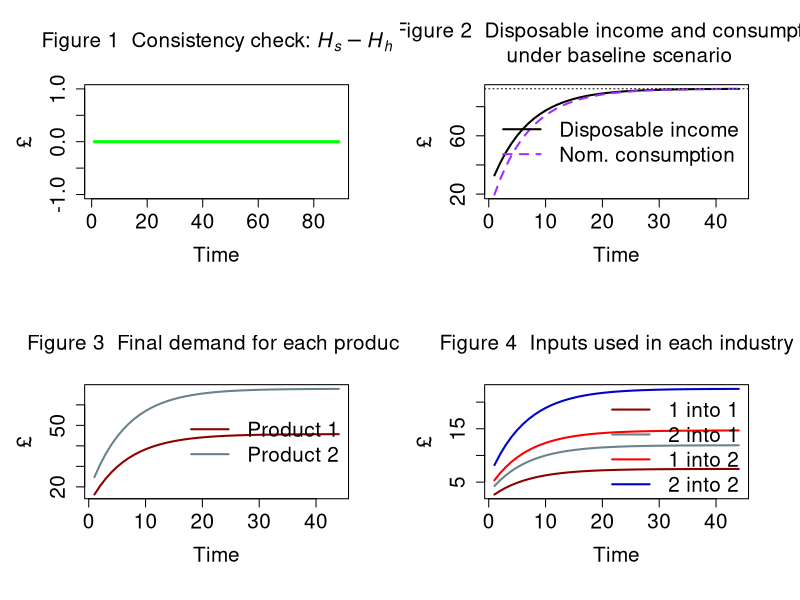

Reproduce this figure in R.
# IO-SFC MODEL (BASED ON MODEL PC)

# Created by Marco Veronese Passarella

# Version: 7 June 2024; revised: 7 August 2025

### PREPARE THE ENVIRONMENT ################################################################################

#Clear Environment
rm(list=ls(all=TRUE))

#Clear Plots
if(!is.null(dev.list())) dev.off()

#Clear Console
cat("\014")

#Set directory/folder
#setwd("C:/Users/...")

#set number of periods
nPeriods = 90

#Set number of scenarios
nScenarios = 1 

#Set number of industries ***
nIndustries = 2

### SET THE COEFFICIENTS (EXOGENOUS VARIABLES AND PARAMETERS) ################################################################################

alpha10 = 0.8 #Autonomous component of propensity to consume out of income
alpha11 = 8 #Interest rate elasticity of propensity to consume out of income (minus sign)
alpha2=0.4 #Propensity to consume out of wealth
w = 0.4 #Uniform wage rate
mu = 0.875 #Uniform mark-up
pr1 = 1 #Labour productivity in industry 1
pr2 = 1 #Labour productivity in industry 2
lambda0 = 0.635 #Autonomous share of bills
lambda1 = 5 #Elasticity of bills demand to interest rate
lambda2 = 0.01 #Elasticity of bills demand to yd/v
theta=0.2 #Tax rate on income
r_bar=matrix(data=0.025,nrow=nScenarios,ncol=nPeriods) #Interest rate as policy instrument
beta1_c_bar=0.50 #Household consumption share of product 1
beta2_c_bar=0.50 #Household consumption share of product 2
beta1_g_bar=0.48 #Government consumption share of product 1
beta2_g_bar=0.52 #Government consumption share of product 2
a11 = 0.11 #Quantity of product 1 necessary to produce one unit of product 1
a12 = 0.12 #Quantity of product 1 necessary to produce one unit of product 2
a21 = 0.21 #Quantity of product 2 necessary to produce one unit of product 1
a22 = 0.22 #Quantity of product 2 necessary to produce one unit of product 2

#Tip: try 0.12, 0.12, 0.20, 0.20 for unit prices

### CREATE VARIABLES AND ATTRIBUTE INITIAL VALUES ################################################################################

#Use 'array' function to create 3-dimension variables
x=array(data=0,dim=c(nScenarios,nPeriods,nIndustries)) #Gross output by industry (real)
d=array(data=0,dim=c(nScenarios,nPeriods,nIndustries)) #Demand by industry (real)
beta_c=array(data=0,dim=c(nScenarios,nPeriods,nIndustries)) #Real consumption composition
beta_g=array(data=0,dim=c(nScenarios,nPeriods,nIndustries)) #Real government expenditure composition
p=array(data=1,dim=c(nScenarios,nPeriods,nIndustries)) #Unit prices

#Create matrix of coefficients
A=matrix(data=0,nrow=nIndustries,ncol=nIndustries) #2D matrix of technical coefficients
I = diag(x=1, nrow=nIndustries, ncol=nIndustries) #2D diagonal matrix
A4=array(data=0,dim=c(nScenarios,nPeriods,nIndustries,nIndustries)) #4D matrix of technical coefficients

#Other 2-dimension variables
alpha1=matrix(data=alpha10-alpha11*r_bar,nrow=nScenarios,ncol=nPeriods) #Propensity to consume out of income
b_cb=matrix(data=0,nrow=nScenarios,ncol=nPeriods) #Government bills held by Central Bank
b_h=matrix(data=0,nrow=nScenarios,ncol=nPeriods) #Government bills held by households
b_s=matrix(data=0,nrow=nScenarios,ncol=nPeriods) #Government bills supplied by government
h_h=matrix(data=0,nrow=nScenarios,ncol=nPeriods) #Cash money held by households
h_s=matrix(data=0,nrow=nScenarios,ncol=nPeriods) #Cash money supplied by central bank
r=matrix(data=r_bar,nrow=nScenarios,ncol=nPeriods) #Interest rate on government bills
t=matrix(data=0,nrow=nScenarios,ncol=nPeriods) #Taxes
v=matrix(data=0,nrow=nScenarios,ncol=nPeriods) #Households wealth
yd=matrix(data=0,nrow=nScenarios,ncol=nPeriods) #Disposable income of households
cons=matrix(data=0,nrow=nScenarios,ncol=nPeriods) #Consumption (real)
g=matrix(data=20,nrow=nScenarios,ncol=nPeriods) #Government expenditure (real)
y=matrix(data=0,nrow=nScenarios,ncol=nPeriods) #Value of net output (GDP)
p_c=matrix(data=1,nrow=nScenarios,ncol=nPeriods) #Average price for the consumers
p_g=matrix(data=1,nrow=nScenarios,ncol=nPeriods) #Average price for the government
infl=matrix(data=1,nrow=nScenarios,ncol=nPeriods) #Inflation tax (see Godley and Lavoie, 9.2.4 and 9.3.1)

### RUN THE MODEL ################################################################################

#DEFINE THE LOOPS

#Choose scenario
for (j in 1:nScenarios){
  
  #Define time loop
  for (i in 2:nPeriods){
    
    #Define iterations
    for (iterations in 1:100){

      
      #DEFINE THE SYSTEM OF EQUATIONS        

      
      ## A) Define the matrix of technical coefficients ####
      
      #4D matrix of technical coefficients
      A4[j,i,,]=c(a11,a12,a21,a22)                   
      
      #2D matrix of technical coefficients
      A = A4[j,i,,]          
      
      
      ## B) Define consumption shares ####
      
      #Household real consumption share of product 1 - eq. 13.1
      beta_c[j,i,1]=beta1_c_bar
      
      #Household real consumption share of product 2 - eq. 13.2
      beta_c[j,i,2]=beta2_c_bar
      
      #Government real consumption share of product 1 - eq. 14.1
      beta_g[j,i,1]=beta1_g_bar
      
      #Government real consumption share of product 2 - eq. 14.2
      beta_g[j,i,2]=beta2_g_bar
      
      
      ## C) Define input-output structure ####
      
      #Real final demand vector by industry - eq. 15
      d[j,i,] = beta_c[j,i,]*cons[j,i] + beta_g[j,i,]*g[j,i]
      
      #Real gross output by industry  - eq. 16
      x[j,i,] = solve(I-A) %*% d[j,i,]
      
      #Value of net output (GDP)  - eq. 1.A
      y[j,i] = t(p[j,i,]) %*% d[j,i,]
            
      
      ## D) Set prices ####
      
      #Set unit price of output of industry 1 - eq. 17.1
      p[j,i,1] = (w/pr1) + (p[j,i,1]*A[1] + p[j,i,2]*A[2])*(1 + mu) 
      
      #Set unit price of output of industry 2 - eq. 17.2  
      p[j,i,2] = (w/pr2) + (p[j,i,1]*A[3] + p[j,i,2]*A[4])*(1 + mu) 
      
      #Average price for the consumers - eq. 18
      p_c[j,i] = t(p[j,i,]) %*% beta_c[j,i,]
      
      #Average price for the government - eq. 19
      p_g[j,i] = t(p[j,i,]) %*% beta_g[j,i,]
      
      
      ## E) Households' behaviour ####
      
      #Disposable income - eq. 2
      yd[j,i] = y[j,i] - t[j,i] + r[j,i-1]*b_h[j,i-1]
      
      #Wealth accumulation - eq. 4 
      v[j,i] = v[j,i-1] + (yd[j,i] - p_c[j,i]*cons[j,i])
      
      #Real consumption function with no monetary illusion - eq. 5.A.1 
      cons[j,i] = alpha1[j,i]*((yd[j,i]/p_c[j,i])-infl[j,i]) + alpha2*v[j,i-1]/p_c[j,i]
      
      #Inflation tax for households - eq. 5.A.1
      infl[j,i] = ((p_c[j,i]-p_c[j,i-1])/p_c[j,i-1])*(v[j,i-1]/p_c[j,i])
      
      #Endogenous propensity to consume out of income  - eq. 12
      alpha1[j,i] = alpha10 - alpha11*r[j,i]
      
      
      ## F) Portfolio equations ####
      
      #Demand for cash money - eq. 6
      h_h[j,i] = v[j,i] - b_h[j,i]
      
      #Demand for government bills - eq. 7
      b_h[j,i] = v[j,i]*(lambda0 + lambda1*r[j,i] - lambda2*(yd[j,i]/v[j,i]))
      
      
      ## G) Government ####
      
      #Tax payments - eq. 3 
      t[j,i] = theta*(y[j,i] + r[j,i-1]*b_h[j,i-1])
      
      #Supply of government bills - eq. 8
      b_s[j,i] = b_s[j,i-1] + ( p_g[j,i]*g[j,i] + r[j,i-1]*b_s[j,i-1]) - (t[j,i] + r[j,i-1]*b_cb[j,i-1])
      
      
      ## H) Central bank ####
      
      #Supply of cash - eq. 9
      h_s[j,i] = h_s[j,i-1] + b_cb[j,i] - b_cb[j,i-1]
      
      #Government bills held by the central bank - eq. 10
      b_cb[j,i] = b_s[j,i] - b_h[j,i]
      
      #Interest rate as policy instrument - eq. 11
      r[j,i] = r_bar[j,i]
      
    }
    
  }
}

### CONSISTENCY CHECK (REDUNDANT EQUATION) AND PLOTS ################################################################################

#Define layout
layout(matrix(c(1,2,3,4), 2, 2, byrow = TRUE))
par(mar = c(5.1+1, 4.1+1, 4.1+1, 2.1+1))

#Figure 1: redundant equation
plot(h_s[1,2:nPeriods]-h_h[1,2:nPeriods], type="l", col="green",lwd=3,lty=1,font.main=1,cex.main=1.5,
     main=expression("Figure 1  Consistency check: " * italic(H[phantom("")]["s"]) - italic(H[phantom("")]["h"])),
     cex.axis=1.5,cex.lab=1.5,ylab = '\u00A3',
     xlab = 'Time',ylim = range(-1,1))

#Figure 2: disposable income and consumption
plot(yd[1,2:45],type="l", col=1, lwd=2, lty=1, font.main=1,cex.main=1.5,
     main="Figure 2  Disposable income and consumption \n under baseline scenario",
     ylab = '\u00A3',xlab = 'Time',ylim = range(min(cons[1,2:45]*p_c[1,2:45]),max(yd[1,2:45])),
     cex.axis=1.5,cex.lab=1.5)
lines(cons[1,2:45]*p_c[1,2:45],type="l",lwd=2,lty=2,col="purple1")
legend("right",c("Disposable income","Nom. consumption"),  bty = "n",
       cex=1.5, lty=c(1,2), lwd=c(2,2), col = c(1,"purple1"), box.lty=0)
abline(h=yd[1,nPeriods],col=1,lty=3)

#Figure 3: final demands
plot(d[1,2:45,1]*p[1,2:45,1],type="l", col="red4", lwd=2, lty=1, font.main=1,cex.main=1.5,
     main="Figure 3  Final demand for each product",
     ylab = '\u00A3',xlab = 'Time',ylim = range(min(d[1,2:45,1]*p[1,2:45,1]),max(d[1,2:45,2]*p[1,2:45,2])),
     cex.axis=1.5,cex.lab=1.5)
lines(d[1,2:45,2]*p[1,2:45,2],type="l",lwd=2,lty=1,col="lightblue4")
legend("right",c("Product 1","Product 2"),  bty = "n",
       cex=1.5, lty=c(1,1), lwd=c(2,2), col = c("red4","lightblue4"), box.lty=0)

#Figure 4: inputs used in each industry
plot(x[1,2:45,1]*A[1]*p[1,2:45,1],type="l", col="red4", lwd=2, lty=1, font.main=1,cex.main=1.5,
     main="Figure 4  Inputs used in each industry",
     ylab = '\u00A3',xlab = 'Time',ylim = range(min(x[1,2:45,1]*A[1]*p[1,2:45,1]),max(x[1,2:45,2]*A[4]*p[1,2:45,2])),
     cex.axis=1.5,cex.lab=1.5)
lines(x[1,2:45,1]*A[2]*p[1,2:45,2],type="l",lwd=2,lty=1,col="lightblue4")
lines(x[1,2:45,2]*A[3]*p[1,2:45,1],type="l",lwd=2,lty=1,col="red1")
lines(x[1,2:45,2]*A[4]*p[1,2:45,2],type="l",lwd=2,lty=1,col="blue3")
legend("topright",c("1 into 1","2 into 1", "1 into 2","2 into 2" ),  bty = "n",
       cex=1.5, lty=c(1,1,1,1), lwd=c(2,2,2,2), col = c("red4","lightblue4","red1","blue3"), box.lty=0)
